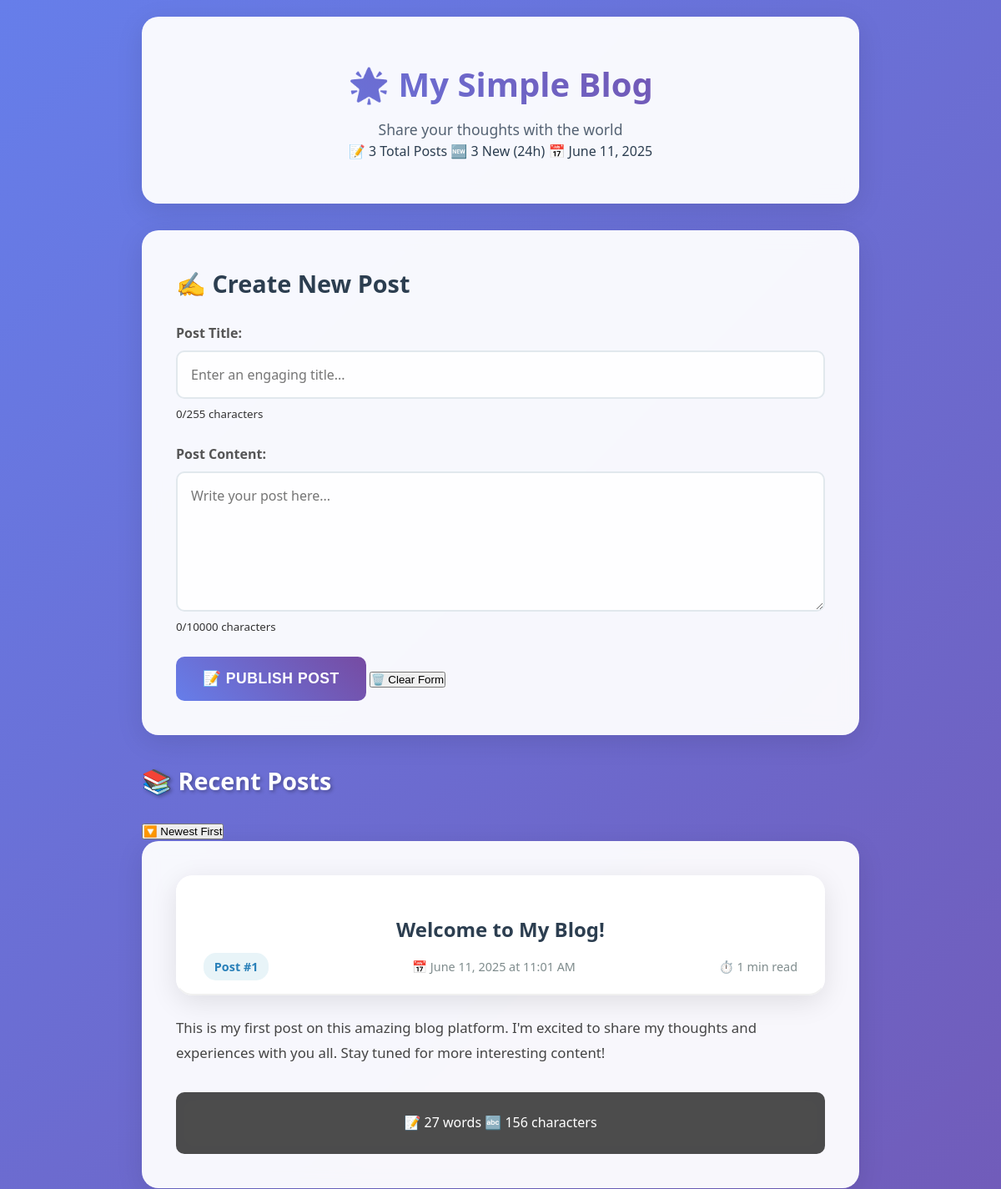
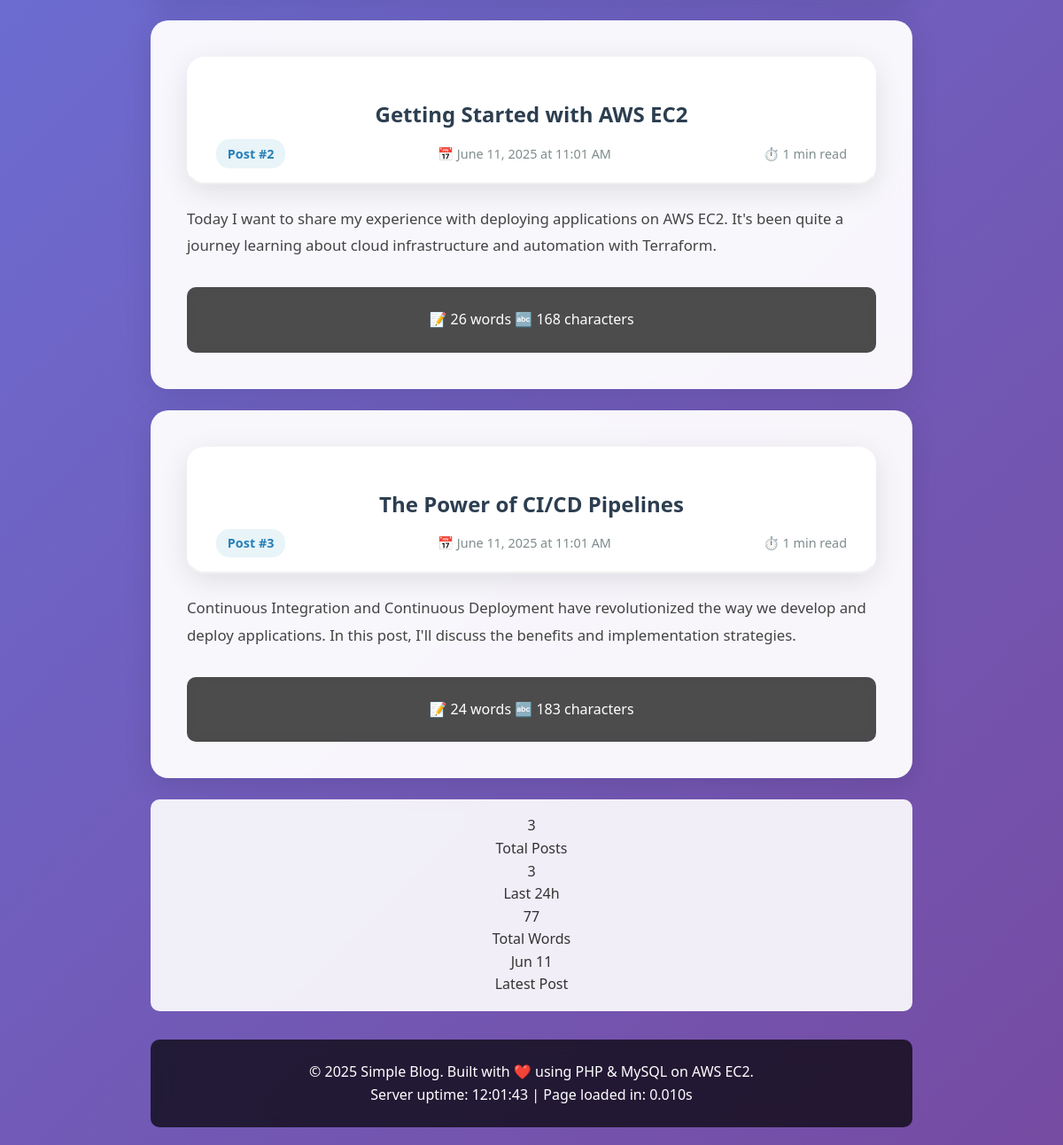
The page / on the database its author committed (2 pictures, top to bottom).
### tables this page shows
CREATE TABLE IF NOT EXISTS posts (
    id INT AUTO_INCREMENT PRIMARY KEY,               
    title VARCHAR(255) NOT NULL,                    
    content TEXT NOT NULL,                          
    created_at TIMESTAMP DEFAULT CURRENT_TIMESTAMP,  
    updated_at TIMESTAMP DEFAULT CURRENT_TIMESTAMP ON UPDATE CURRENT_TIMESTAMP,  
    
     
    INDEX idx_created_at (created_at DESC),         
    INDEX idx_title (title(50))                     
);

### index.php (the view, shortened to what this page needs)
<?php
require_once 'config.php';
$error = '';
try {
    $stmt = $pdo->query("SELECT * FROM posts ORDER BY created_at DESC");
    $posts = $stmt->fetchAll(PDO::FETCH_ASSOC);
} catch (PDOException $e) {
    error_log("Error fetching posts: " . $e->getMessage());
    $posts = [];
    if (empty($error)) {
        $error = "Sorry, there was an error loading the posts.";
        $messageType = 'error';
    }
}
$totalPosts = count($posts);
$recentPostsCount = 0;
$yesterday = date('Y-m-d H:i:s', strtotime('-24 hours'));
foreach ($posts as $post) {
    if ($post['created_at'] >= $yesterday) {
        $recentPostsCount++;
    }
}
?>
<!DOCTYPE html>
<html lang="en">
<head>
    <link rel="stylesheet" href="styles.css">
</head>
<body>
    <div class="container">
        <header>
            <h1>🌟 My Simple Blog</h1>
            <p>Share your thoughts with the world</p>
            <div class="blog-stats">
                <span class="stat-item">📝 <?php echo $totalPosts; ?> Total Posts</span>
                <?php if ($recentPostsCount > 0): ?>
                    <span class="stat-item">🆕 <?php echo $recentPostsCount; ?> New (24h)</span>
                <?php endif; ?>
                <span class="stat-item">📅 <?php echo date('F j, Y'); ?></span>
            </div>
        </header>
        <main>
            <section class="create-post">
                <h2>✍️ Create New Post</h2>
                <form id="post-form" method="POST" action="create_post.php" class="post-form">
                    <div class="form-group">
                        <label for="title">Post Title:</label>
                        <input
                            type="text"
                            id="title"
                            name="title"
                            placeholder="Enter an engaging title..."
                            required
                            maxlength="255"
                            autocomplete="off"
                        >
                        <small class="char-counter" id="title-counter">0/255 characters</small>
                    </div>
                    <div class="form-group">
                        <label for="content">Post Content:</label>
                        <textarea
                            id="content"
                            name="content"
                            placeholder="Write your post here..."
                            required
                            maxlength="10000"
                            rows="6"
                        ></textarea>
                        <small class="char-counter" id="content-counter">0/10000 characters</small>
                    </div>
                    <div class="form-actions">
                        <button type="submit" class="btn-primary" id="submit-btn">
                            <span class="btn-text">📝 Publish Post</span>
                        </button>
                        <button type="button" class="btn-secondary" id="clear-btn">
                            🗑️ Clear Form
                        </button>
                    </div>
                </form>
            </section>
            <section class="posts">
                <div class="posts-header">
                    <h2>📚 Recent Posts</h2>
                    <?php if ($totalPosts > 0): ?>
                        <div class="posts-actions">
                            <button class="btn-filter" onclick="toggleSort()">
                                <span id="sort-text">🔽 Newest First</span>
                            </button>
                        </div>
                    <?php endif; ?>
                </div>
                <div id="posts-container">
                    <?php if (empty($posts)): ?>
                        <div class="empty-state">
                            <div class="empty-icon">📝</div>
                            <h3>No posts yet!</h3>
                            <p>Be the first to share something amazing with the world.</p>
                            <p>Use the form above to create your first post.</p>
                        </div>
                    <?php else: ?>
                        <?php foreach ($posts as $index => $post): ?>
                            <article class="post" data-post-id="<?php echo $post['id']; ?>" data-date="<?php echo strtotime($post['created_at']); ?>">
                                <header class="post-header">
                                    <h3><?php echo htmlspecialchars($post['title']); ?></h3>
                                    <div class="post-meta">
                                        <span class="post-id">Post #<?php echo $post['id']; ?></span>
                                        <span class="post-date">
                                            📅 <?php echo date('F j, Y \a\t g:i A', strtotime($post['created_at'])); ?>
                                        </span>
                                        <span class="reading-time">
                                            ⏱️ <?php echo max(1, ceil(str_word_count($post['content']) / 200)); ?> min read
                                        </span>
                                    </div>
                                </header>
                                <div class="post-content">
                                    <?php
                                    $content = nl2br(htmlspecialchars($post['content']));
                                    $wordCount = str_word_count(strip_tags($content));
                                    if ($wordCount > 50) {
                                        $words = explode(' ', strip_tags($content));
                                        $preview = implode(' ', array_slice($words, 0, 50));
                                        echo '<div class="post-preview">' . nl2br(htmlspecialchars($preview)) . '...</div>';
                                        echo '<div class="post-full" style="display: none;">' . $content . '</div>';
                                        echo '<button class="read-more-btn" onclick="togglePost(this)">Read More</button>';
                                    } else {
                                        echo $content;
                                    }
                                    ?>
                                </div>
                                <footer class="post-footer">
                                    <div class="post-actions">
                                        <span class="word-count">📝 <?php echo str_word_count($post['content']); ?> words</span>
                                        <span class="char-count">🔤 <?php echo strlen($post['content']); ?> characters</span>
                                    </div>
                                </footer>
                            </article>
                        <?php endforeach; ?>
                    <?php endif; ?>
                </div>
                <?php if ($totalPosts > 0): ?>
                    <div class="post-stats">
                        <div class="stats-grid">
                            <div class="stat-card">
                                <div class="stat-number"><?php echo $totalPosts; ?></div>
                                <div class="stat-label">Total Posts</div>
                            </div>
                            <div class="stat-card">
                                <div class="stat-number"><?php echo $recentPostsCount; ?></div>
                                <div class="stat-label">Last 24h</div>
                            </div>
                            <div class="stat-card">
                                <div class="stat-number">
                                    <?php
                                    $totalWords = 0;
                                    foreach ($posts as $post) {
                                        $totalWords += str_word_count($post['content']);
                                    }
                                    echo number_format($totalWords);
                                    ?>
                                </div>
                                <div class="stat-label">Total Words</div>
                            </div>
                            <div class="stat-card">
                                <div class="stat-number">
                                    <?php echo $totalPosts > 0 ? date('M j', strtotime($posts[0]['created_at'])) : 'N/A'; ?>
                                </div>
                                <div class="stat-label">Latest Post</div>
                            </div>
                        </div>
                    </div>
                <?php endif; ?>
            </section>
        </main>
        <footer>
            <p>&copy; <?php echo date('Y'); ?> Simple Blog. Built with ❤️ using PHP & MySQL on AWS EC2.</p>
            <p class="footer-stats">
                Server uptime: <span id="server-time"><?php echo date('H:i:s'); ?></span> |
                Page loaded in: <span id="load-time">calculating...</span>
            </p>
        </footer>
    </div>
</body>
</html>

### styles.css (style rules this page uses)
* { margin: 0; padding: 0; box-sizing: border-box; }
body { font-family: 'Segoe UI', Tahoma, Geneva, Verdana, sans-serif; line-height: 1.6; color: #333; background: linear-gradient(135deg, #667eea 0%, #764ba2 100%); min-height: 100vh; }
.container { max-width: 900px; margin: 0 auto; padding: 20px; min-height: 100vh; display: flex; flex-direction: column; }
header { background: rgba(255, 255, 255, 0.95); backdrop-filter: blur(10px); color: #2c3e50; text-align: center; padding: 3rem 2rem; border-radius: 20px; margin-bottom: 2rem; box-shadow: 0 8px 32px rgba(0, 0, 0, 0.1); border: 1px solid rgba(255, 255, 255, 0.2); }
header h1 { font-size: 2.5rem; margin-bottom: 0.5rem; background: linear-gradient(45deg, #667eea, #764ba2); -webkit-background-clip: text; -webkit-text-fill-color: transparent; background-clip: text; }
header p { font-size: 1.1rem; opacity: 0.8; }
.create-post { background: rgba(255, 255, 255, 0.95); backdrop-filter: blur(10px); padding: 2.5rem; border-radius: 20px; margin-bottom: 2rem; box-shadow: 0 8px 32px rgba(0, 0, 0, 0.1); border: 1px solid rgba(255, 255, 255, 0.2); }
.create-post h2 { margin-bottom: 1.5rem; color: #2c3e50; font-size: 1.8rem; }
.post-form { display: flex; flex-direction: column; gap: 1.5rem; }
.form-group { display: flex; flex-direction: column; gap: 0.5rem; }
.form-group label { font-weight: 600; color: #555; font-size: 1rem; }
.form-group input, .form-group textarea { padding: 1rem; border: 2px solid #e1e8ed; border-radius: 10px; font-size: 1rem; font-family: inherit; transition: all 0.3s ease; background: rgba(255, 255, 255, 0.9); }
.form-group textarea { min-height: 150px; resize: vertical; max-height: 400px; }
.btn-primary { background: linear-gradient(45deg, #667eea, #764ba2); color: white; padding: 1rem 2rem; border: none; border-radius: 10px; cursor: pointer; font-size: 1.1rem; font-weight: 600; transition: all 0.3s ease; text-transform: uppercase; letter-spacing: 0.5px; }
.posts { flex: 1; }
.posts h2 { margin-bottom: 1.5rem; color: white; font-size: 1.8rem; text-shadow: 2px 2px 4px rgba(0, 0, 0, 0.3); }
.post { background: rgba(255, 255, 255, 0.95); backdrop-filter: blur(10px); padding: 2.5rem; margin-bottom: 1.5rem; border-radius: 20px; box-shadow: 0 8px 32px rgba(0, 0, 0, 0.1); border: 1px solid rgba(255, 255, 255, 0.2); transition: all 0.3s ease; }
.post-header { margin-bottom: 1.5rem; border-bottom: 2px solid #f0f0f0; padding-bottom: 1rem; }
.post-header h3 { color: #2c3e50; margin-bottom: 0.8rem; font-size: 1.5rem; line-height: 1.3; }
.post-meta { display: flex; justify-content: space-between; align-items: center; flex-wrap: wrap; gap: 1rem; color: #7f8c8d; font-size: 0.9rem; }
.post-id { background: #e8f4f8; padding: 0.3rem 0.8rem; border-radius: 15px; font-weight: 600; color: #2980b9; }
.post-date { font-weight: 500; }
.post-content { line-height: 1.8; font-size: 1.05rem; color: #444; }
.post-stats { background: rgba(255, 255, 255, 0.9); backdrop-filter: blur(10px); padding: 1rem; border-radius: 10px; text-align: center; margin-top: 1rem; border: 1px solid rgba(255, 255, 255, 0.2); }
footer { background: rgba(0, 0, 0, 0.7); color: white; text-align: center; padding: 1.5rem; border-radius: 10px; margin-top: 2rem; backdrop-filter: blur(10px); }
.post { animation: fadeIn 0.5s ease-out; }

### rows shown on the page
posts: title "Welcome to My Blog!", id "1", created_at "June 11, 2025 at 11:01 AM", max(1,ceil(str_word_count($post['content'])/200)) "1", content "This is my first post on this amazing blog platform. I'm excited to share my thoughts and experiences with you all. Stay tuned for more interesting content!", content "27", content "156", created_at "Jun 11"
posts: title "Getting Started with AWS EC2", id "2", created_at "June 11, 2025 at 11:01 AM", max(1,ceil(str_word_count($post['content'])/200)) "1", content "Today I want to share my experience with deploying applications on AWS EC2. It's been quite a journey learning about cloud infrastructure and automation with Terraform.", content "26", content "168"
posts: title "The Power of CI/CD Pipelines", id "3", created_at "June 11, 2025 at 11:01 AM", max(1,ceil(str_word_count($post['content'])/200)) "1", content "Continuous Integration and Continuous Deployment have revolutionized the way we develop and deploy applications. In this post, I'll discuss the benefits and implementation strategies.", content "24", content "183"

### other values the page prints
$totalPosts "3"
$recentPostsCount "3"
$totalWords "77"
